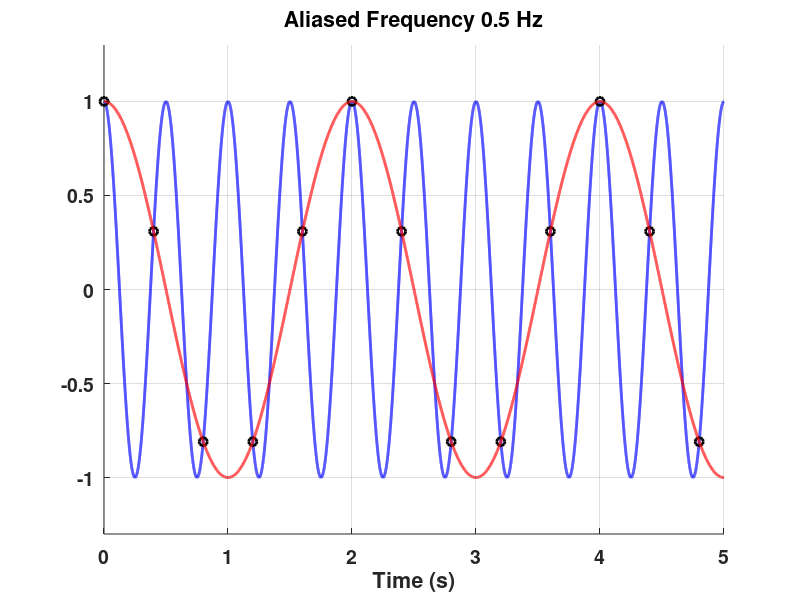

The MATLAB source for this figure:
close all; 

%set time vector and frequency for "continous-time" sinusoid
tMax = 5;
t    = 0:0.0001:tMax;
f    = 2;

%set sampling rate for sampled sinusoid
fs    = 2.5;
tSamp = 0:1/fs:tMax;

%create "continuous" and sampled signals
xCont = cos(2*pi*f*t);
xSamp = cos(2*pi*f*tSamp);

figure;
hold on;
set(gca,'fontsize',14,'fontweight','bold');
plot(t,xCont,'b','linewidth',2);
plot(tSamp,xSamp,'ko','linewidth',2);

%compute aliased frequency
if fs <= 2*f
    
    %determine aliased frequency
    keepGoing = 1;
    m         = 0;
    while(keepGoing)
        fAlias = abs(f-m*fs);
        if fAlias <= fs/2
            keepGoing = 0;
        else
            m = m+1;
        end
    end
    %plot aliased sinusoid
    plot(t,cos(2*pi*fAlias*t),'r','linewidth',2);
    title(['Aliased Frequency ' num2str(fAlias) ' Hz']);
else
    title('No Aliasing');
end

ylim([-1.3 1.3]);
grid on;
xlabel('Time (s)');
